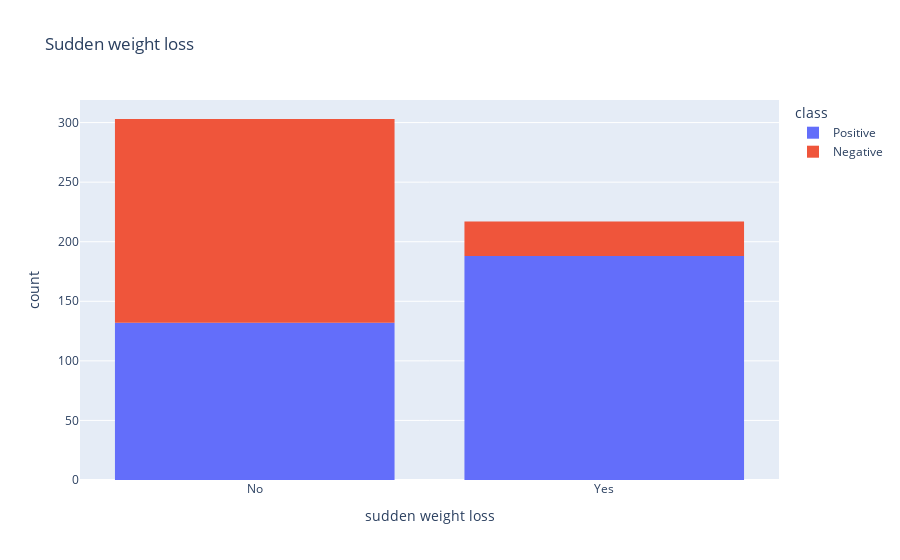

Notebook code for this chart:
### Code cell
swl = px.histogram(Diabetes, x = 'sudden weight loss', color = 'class', title="Sudden weight loss")
swl.show()

### Figure 1 — Plotly figure (JSON) as saved in the notebook; plotly's stock layout.template omitted (floating-point values rounded to 4 significant figures; data arrays with more than 128 entries replaced by an {"elided": "..."} marker saying what was removed)
{"data": [{"bingroup": "x", "hovertemplate": "class=Positive<br>sudden weight loss=%{x}<br>count=%{y}<extra></extra>", "legendgroup": "Positive", "marker": {"color": "#636efa", "pattern": {"shape": ""}}, "name": "Positive", "orientation": "v", "showlegend": true, "type": "histogram", "x": {"elided": "320 str values"}, "xaxis": "x", "yaxis": "y"}, {"bingroup": "x", "hovertemplate": "class=Negative<br>sudden weight loss=%{x}<br>count=%{y}<extra></extra>", "legendgroup": "Negative", "marker": {"color": "#EF553B", "pattern": {"shape": ""}}, "name": "Negative", "orientation": "v", "showlegend": true, "type": "histogram", "x": {"elided": "200 str values"}, "xaxis": "x", "yaxis": "y"}], "layout": {"barmode": "relative", "legend": {"title": {"text": "class"}, "tracegroupgap": 0}, "title": {"text": "Sudden weight loss"}, "xaxis": {"anchor": "y", "domain": [0, 1], "title": {"text": "sudden weight loss"}}, "yaxis": {"anchor": "x", "domain": [0, 1], "title": {"text": "count"}}}}
